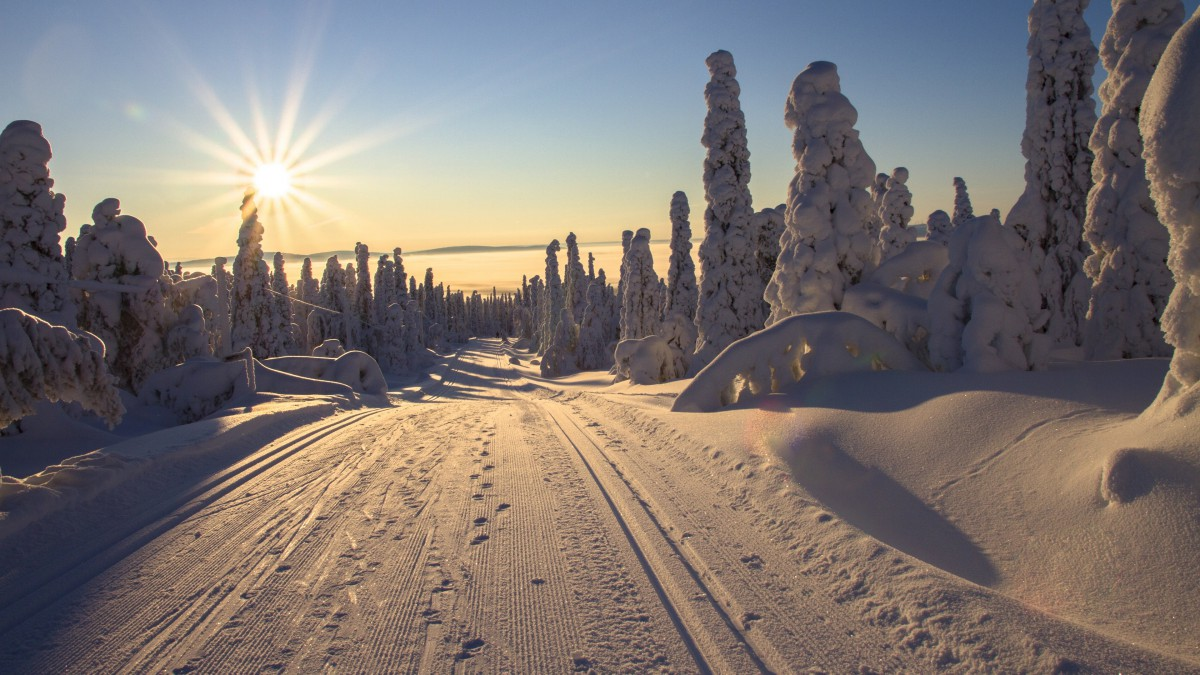
#> input picture 1.jpg, 1200 x 675 px, found by its file name
$ python '旋转.py'
#> lines starting #> are read from the running program, lines starting #| are printed output that depends on the picture
import cv2 as cv
import matplotlib.pyplot as plt
import numpy as np

img = cv.imread("./1.jpg")
#> img is the input picture: shape (675, 1200, 3); mean B, G, R 112.8, 116.2, 125
rows, cols = img.shape[:2]
#> rows = 675; cols = 1200
M = cv.getRotationMatrix2D((cols/2, rows/2), 45, 1)
res = cv.warpAffine(img, M, (cols,rows))
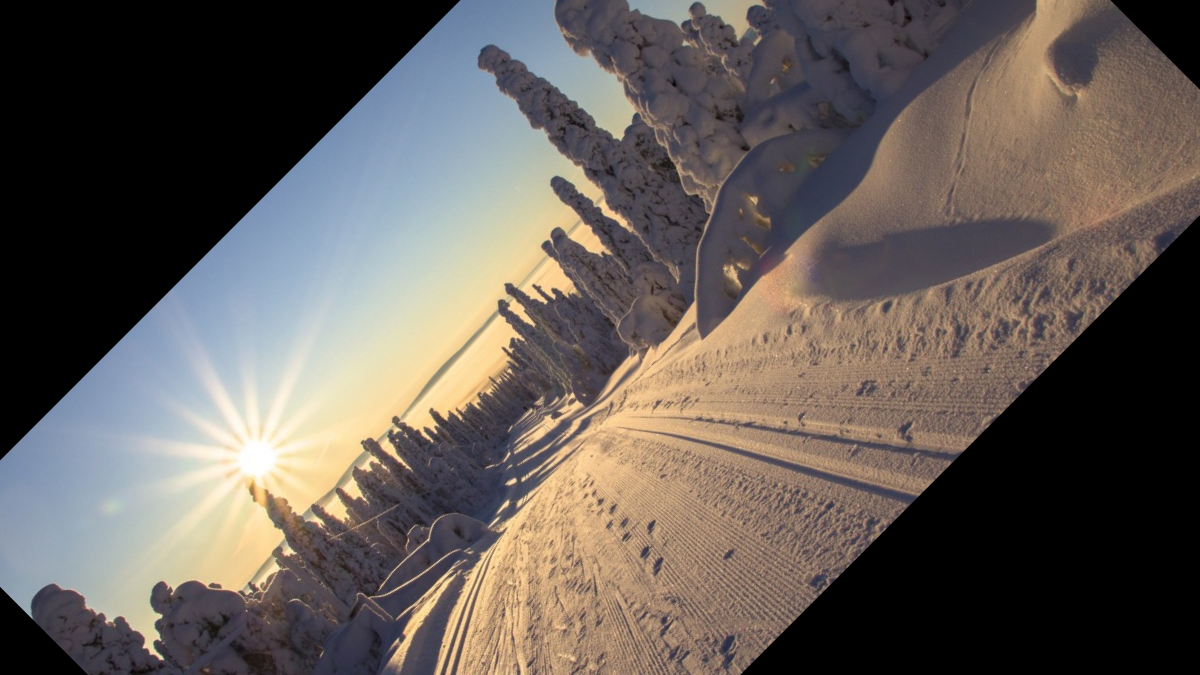
#> res: shape (675, 1200, 3); mean B, G, R 88.1, 93, 100.5
cv.imshow('1',res[:,:,::-1])
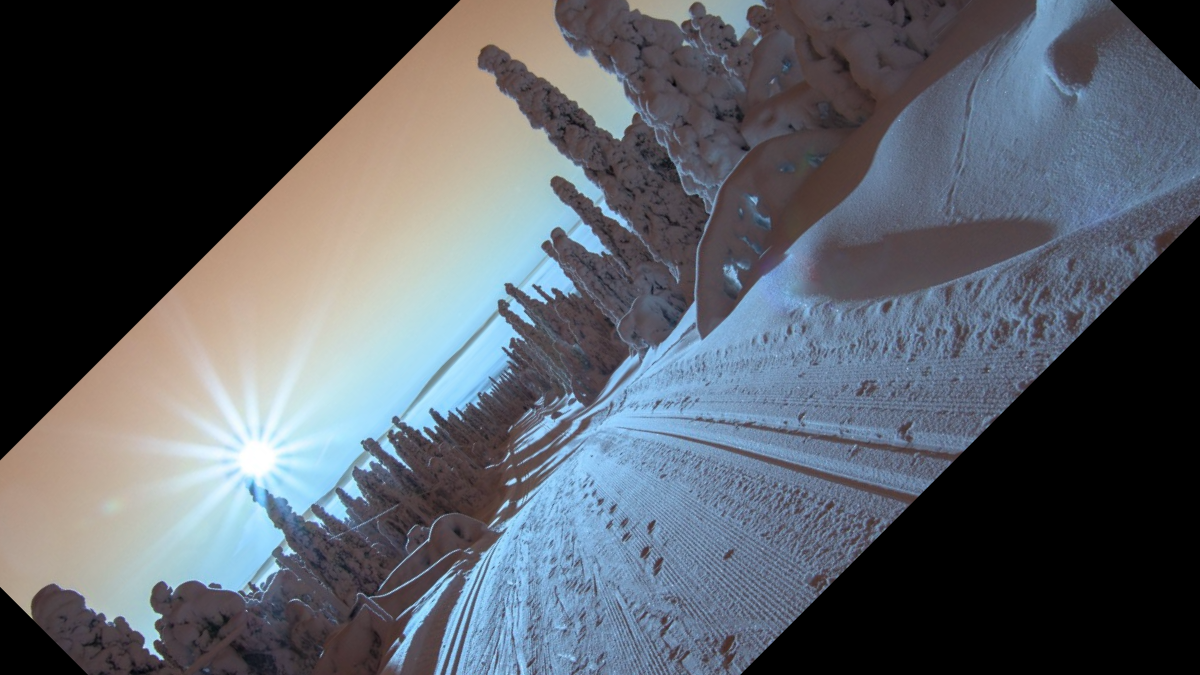
#> window '1': shape (675, 1200, 3); mean B, G, R 100.5, 93, 88.1
cv.waitKey(0)
cv.destroyAllWindows()

$ run again, with 2.jpg copied over 1.jpg
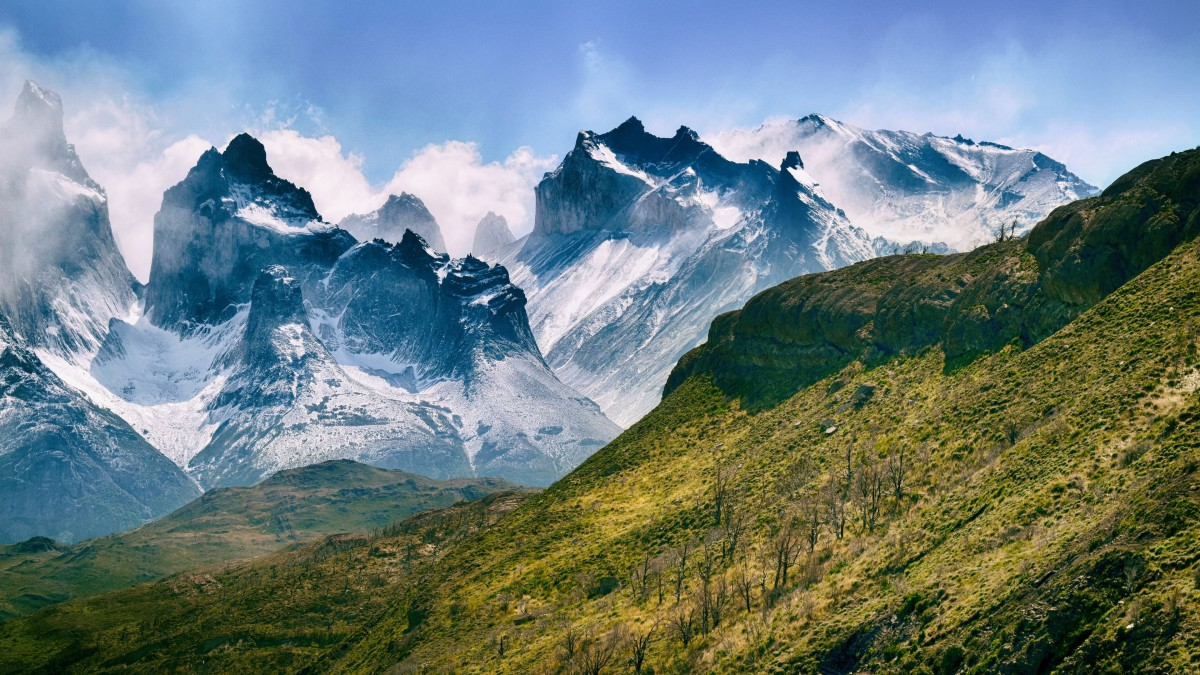
#> input picture 2.jpg, 1200 x 675 px, found by its file name
#> img is the input picture: shape (675, 1200, 3); mean B, G, R 126.3, 126.3, 108.7
#> `res = cv.warpAffine(img, M, (cols,rows))`:
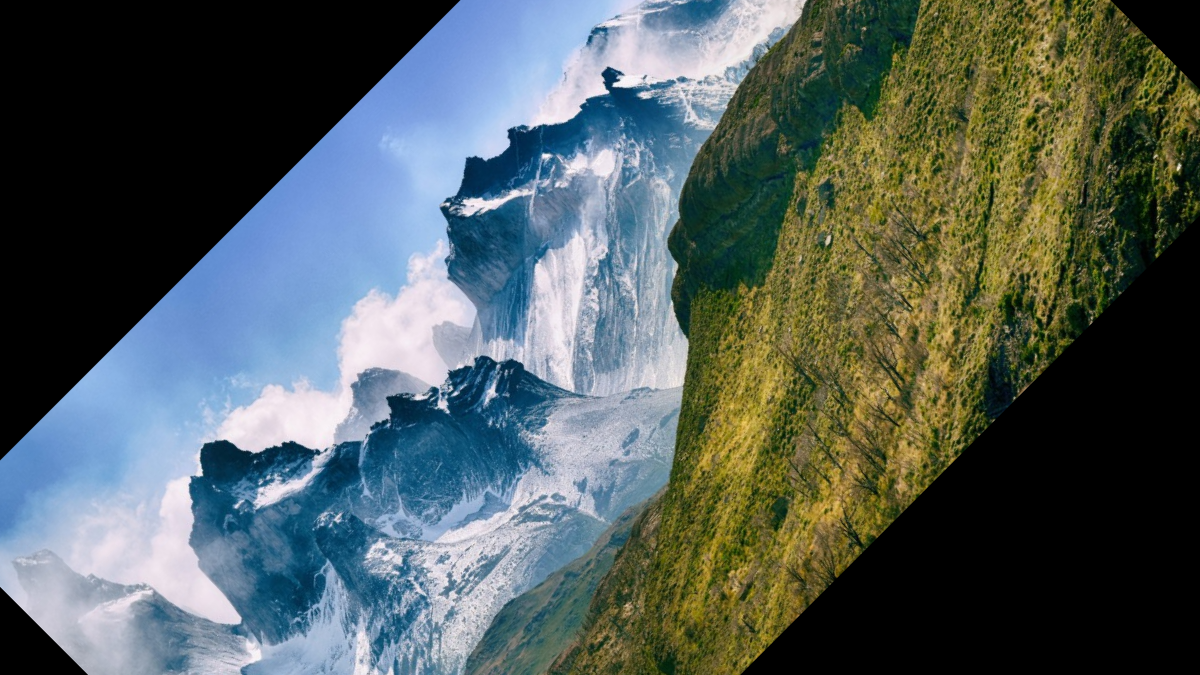
#> res: shape (675, 1200, 3); mean B, G, R 92.2, 93.9, 82.3
#> `cv.imshow('1',res[:,:,::-1])`:
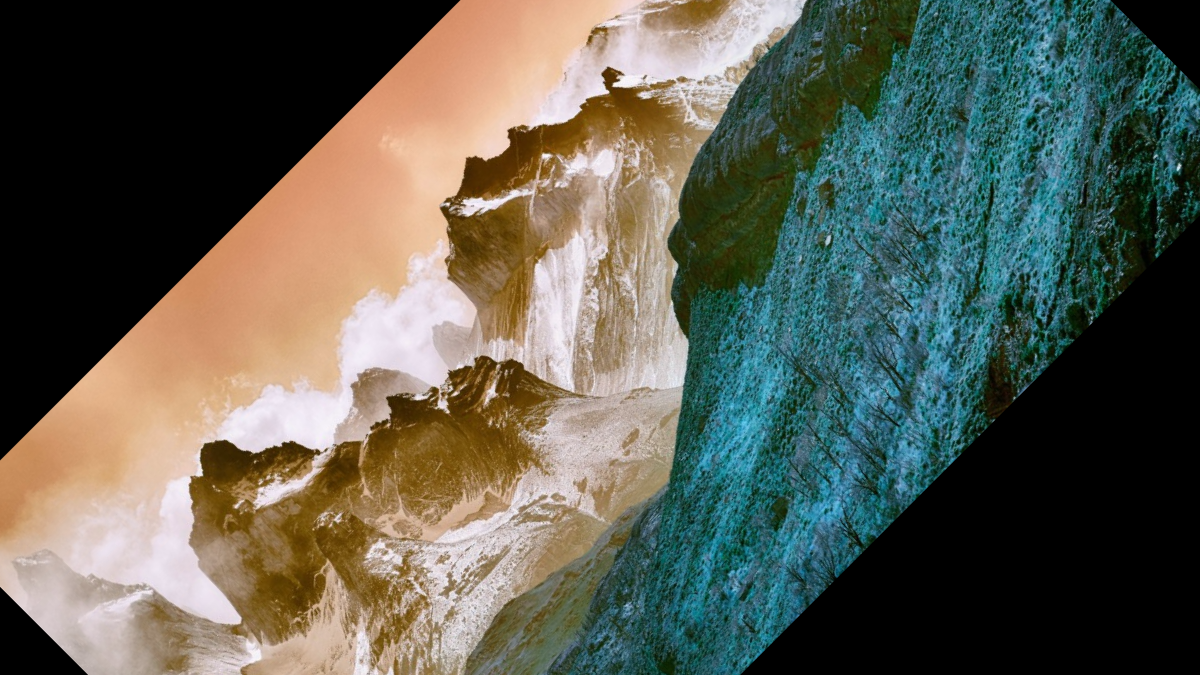
#> window '1': shape (675, 1200, 3); mean B, G, R 82.3, 93.9, 92.2
